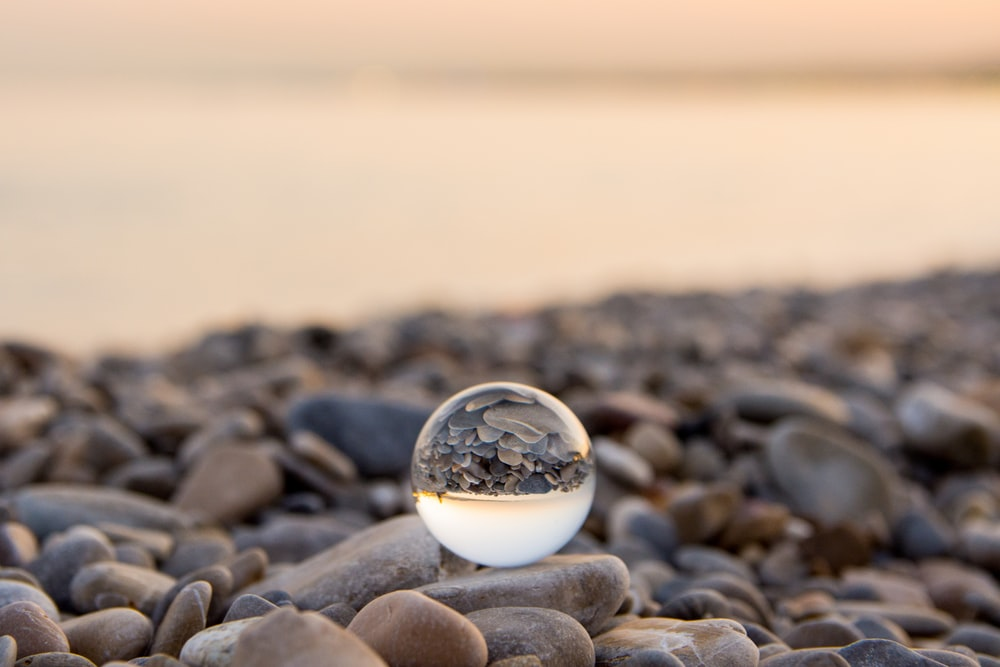
#> input picture 1.jpg, 1000 x 667 px
$ jupyter execute 'task 4.2.ipynb'
#> lines starting #> are read from the running program, lines starting #| are printed output that depends on the picture; after the words box and inside, x2 and y2 are one past the last pixel; in counts of white or black regions, pixels touching at a corner belong together
[cell 1]
import cv2
#Allows us to read a image1
img1 = cv2.imread("1.jpg")
#> img1 is the input picture: shape (667, 1000, 3); mean B, G, R 134.6, 147.6, 166.5
# Allows us to see image1
cv2.imshow("FirstImage",img1)
cv2.waitKey(10000)
# Until closed forcefully
cv2.destroyAllWindows()

[cell 2]
#Allows us to read a image2
img2 = cv2.imread("2.jpg")
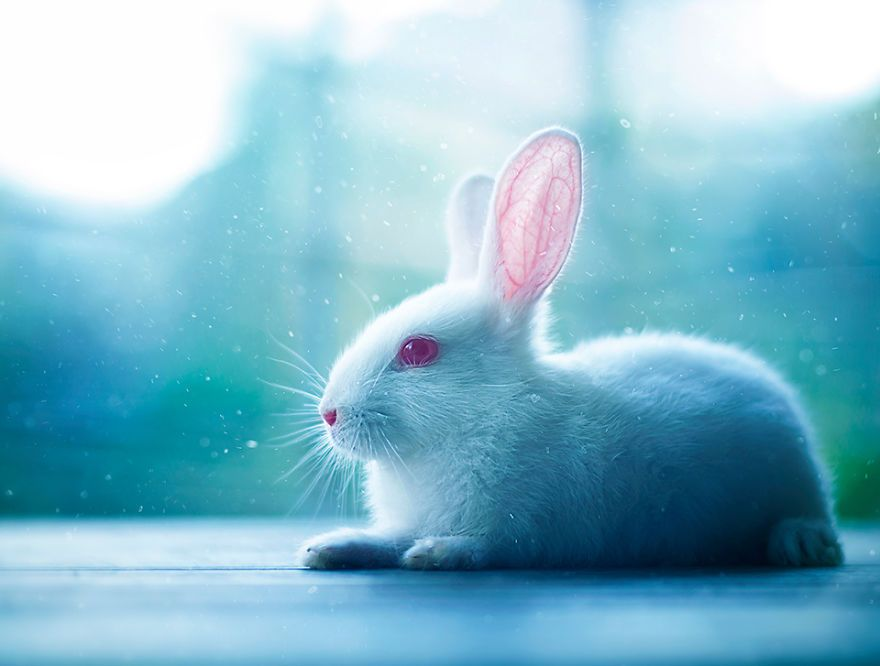
#> input picture 2.jpg, 880 x 666 px
#> img2 is the input picture: shape (666, 880, 3); mean B, G, R 202.6, 184.1, 129.2
# Allows us to see image2
cv2.imshow("SecondImage",img2)
cv2.waitKey(10000)
# Until closed forcefully
cv2.destroyAllWindows()

[cell 3]
# get dimensions of image1 (height, width, number of channels in image1)
img1.shape
#> Out = (667, 1000, 3)

[cell 4]
# get dimensions of image2 (height, width, number of channels in image2)
img2.shape
#> Out = (666, 880, 3)

[cell 5]
#Allows us to resize a image1
new_img1 = cv2.resize(img1,(900,512))
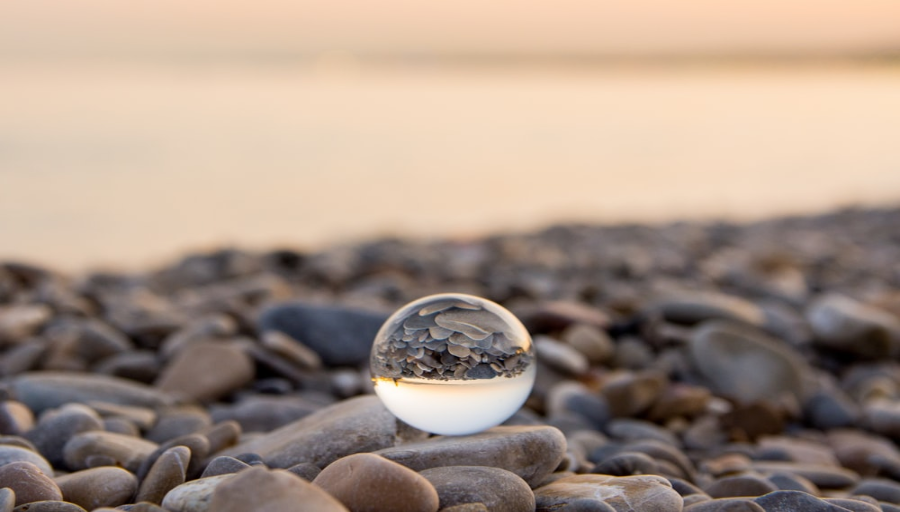
#> new_img1: shape (512, 900, 3); mean B, G, R 134.5, 147.5, 166.4
# Allows us to see new_image1
cv2.imshow("NewFirstImage",new_img1)
cv2.waitKey(10000)
# Until closed forcefully
cv2.destroyAllWindows()
#Allows us to resize a image2
new_img2 = cv2.resize(img2,(900,512))
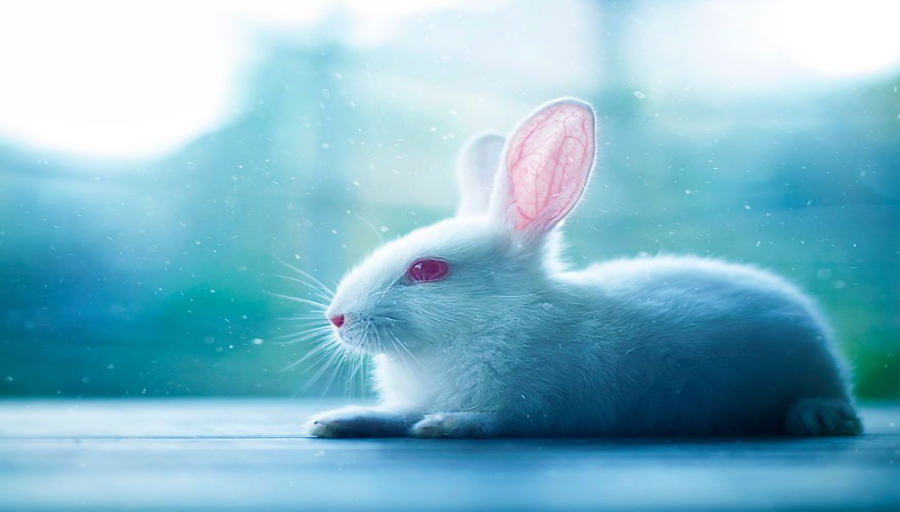
#> new_img2: shape (512, 900, 3); mean B, G, R 202.5, 184, 129.1
# Allows us to see new_image2
cv2.imshow("NewSecondImage",new_img2)
cv2.waitKey(10000)
# Until closed forcefully
cv2.destroyAllWindows()

[cell 6]
# get dimensions of newimage1 (height, width, number of channels in newimage1)
new_img1.shape
#> Out = (512, 900, 3)

[cell 7]
# get dimensions of newimage2 (height, width, number of channels in newimage2)
new_img2.shape
#> Out = (512, 900, 3)

[cell 8]
crop_img1=new_img1[0:200,0:200]
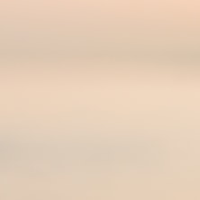
#> crop_img1: shape (200, 200, 3); mean B, G, R 184.1, 206, 229
# Allows us to see crop_image1
cv2.imshow("CroppedFirstImage",crop_img1)
cv2.waitKey(10000)
# Until closed forcefully
cv2.destroyAllWindows()

[cell 9]
crop_img2=new_img2[0:200,0:200]
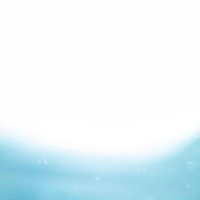
#> crop_img2: shape (200, 200, 3); mean B, G, R 249, 244.5, 230.8
# Allows us to see crop_image2
cv2.imshow("CroppedSecondImage",crop_img2)
cv2.waitKey(10000)
# Until closed forcefully
cv2.destroyAllWindows()

[cell 10]
swap_img2=new_img2
# swap newimage2 with croppedimage1
swap_img2[0:200,0:200]=crop_img1
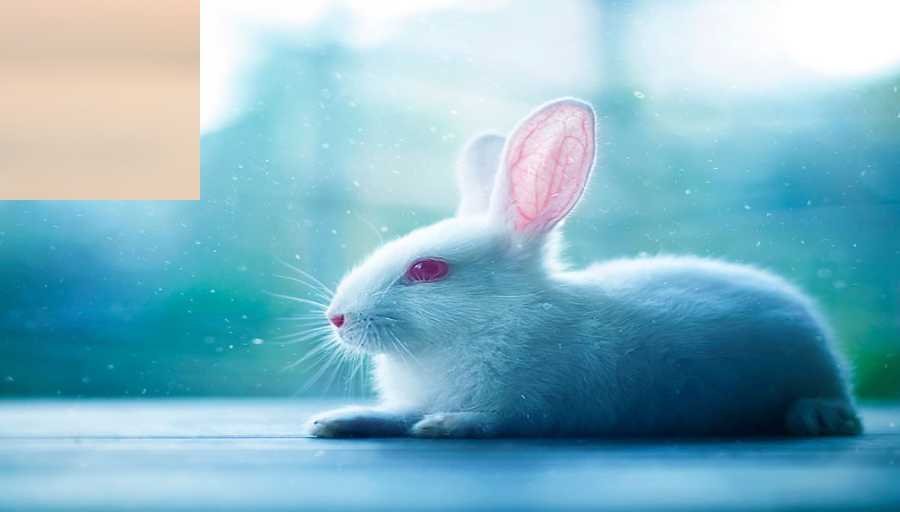
#> swap_img2: shape (512, 900, 3); 8.68% of pixels changed, all inside (x1, y1, x2, y2) = (0, 0, 200, 200)
# Allows us to see new_image2 after swapping
cv2.imshow("SwappedSecondImage",swap_img2)
cv2.waitKey(10000)
# Until closed forcefully
cv2.destroyAllWindows()
